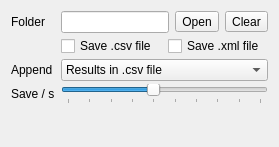
         <widget class="QWidget" name="tab_textFiles">
          <property name="sizePolicy">
           <sizepolicy hsizetype="Preferred" vsizetype="Preferred">
            <horstretch>0</horstretch>
            <verstretch>0</verstretch>
           </sizepolicy>
          </property>
          <attribute name="title">
           <string>Text Files</string>
          </attribute>
          <layout class="QFormLayout" name="formLayout_2">
           <property name="fieldGrowthPolicy">
            <enum>QFormLayout::ExpandingFieldsGrow</enum>
           </property>
           <property name="verticalSpacing">
            <number>3</number>
           </property>
           <property name="bottomMargin">
            <number>0</number>
           </property>
           <item row="0" column="0">
            <widget class="QLabel" name="label_7">
             <property name="text">
              <string>Folder</string>
             </property>
            </widget>
           </item>
           <item row="0" column="1">
            <widget class="QWidget" name="widget_5" native="true">
             <property name="sizePolicy">
              <sizepolicy hsizetype="Expanding" vsizetype="Fixed">
               <horstretch>0</horstretch>
               <verstretch>0</verstretch>
              </sizepolicy>
             </property>
             <layout class="QHBoxLayout" name="horizontalLayout_6">
              <property name="leftMargin">
               <number>0</number>
              </property>
              <property name="topMargin">
               <number>0</number>
              </property>
              <property name="rightMargin">
               <number>0</number>
              </property>
              <property name="bottomMargin">
               <number>0</number>
              </property>
              <item>
               <widget class="QLineEdit" name="lineEdit_folder">
                <property name="readOnly">
                 <bool>true</bool>
                </property>
               </widget>
              </item>
              <item>
               <widget class="QToolButton" name="pushButton_selectFolder">
                <property name="text">
                 <string>Open</string>
                </property>
               </widget>
              </item>
              <item>
               <widget class="QToolButton" name="toolButton_trashFolder">
                <property name="text">
                 <string>Clear</string>
                </property>
               </widget>
              </item>
             </layout>
            </widget>
           </item>
           <item row="1" column="1">
            <widget class="QWidget" name="widget_12" native="true">
             <property name="sizePolicy">
              <sizepolicy hsizetype="Expanding" vsizetype="Fixed">
               <horstretch>0</horstretch>
               <verstretch>0</verstretch>
              </sizepolicy>
             </property>
             <layout class="QHBoxLayout" name="horizontalLayout_14">
              <property name="leftMargin">
               <number>0</number>
              </property>
              <property name="topMargin">
               <number>0</number>
              </property>
              <property name="rightMargin">
               <number>0</number>
              </property>
              <property name="bottomMargin">
               <number>0</number>
              </property>
              <item>
               <widget class="QCheckBox" name="checkBox_saveCsv">
                <property name="text">
                 <string>Save .csv file</string>
                </property>
               </widget>
              </item>
              <item>
               <widget class="QCheckBox" name="checkBox_saveXML">
                <property name="text">
                 <string>Save .xml file</string>
                </property>
               </widget>
              </item>
             </layout>
            </widget>
           </item>
           <item row="2" column="0">
            <widget class="QLabel" name="label_append">
             <property name="text">
              <string>Append</string>
             </property>
            </widget>
           </item>
           <item row="2" column="1">
            <widget class="QComboBox" name="comboBox_appendMethod">
             <property name="sizePolicy">
              <sizepolicy hsizetype="Expanding" vsizetype="Fixed">
               <horstretch>0</horstretch>
               <verstretch>0</verstretch>
              </sizepolicy>
             </property>
             <item>
              <property name="text">
               <string>Results in .csv file</string>
              </property>
             </item>
             <item>
              <property name="text">
               <string>Results in .txt files</string>
              </property>
             </item>
             <item>
              <property name="text">
               <string>Results in both</string>
              </property>
             </item>
             <item>
              <property name="text">
               <string>Don't append results</string>
              </property>
             </item>
            </widget>
           </item>
           <item row="3" column="0">
            <widget class="QLabel" name="label_savePerSec">
             <property name="toolTip">
              <string>How many times per second to save the results to files</string>
             </property>
             <property name="text">
              <string>Save / s</string>
             </property>
            </widget>
           </item>
           <item row="3" column="1">
            <widget class="QSlider" name="horizontalSlider_aggsPerSecond">
             <property name="minimum">
              <number>1</number>
             </property>
             <property name="maximum">
              <number>10</number>
             </property>
             <property name="pageStep">
              <number>1</number>
             </property>
             <property name="value">
              <number>5</number>
             </property>
             <property name="orientation">
              <enum>Qt::Horizontal</enum>
             </property>
             <property name="tickPosition">
              <enum>QSlider::TicksBelow</enum>
             </property>
            </widget>
           </item>
           <item row="4" column="1">
            <spacer name="verticalSpacer_2">
             <property name="orientation">
              <enum>Qt::Vertical</enum>
             </property>
             <property name="sizeHint" stdset="0">
              <size>
               <width>20</width>
               <height>40</height>
              </size>
             </property>
            </spacer>
           </item>
          </layout>
         </widget>
